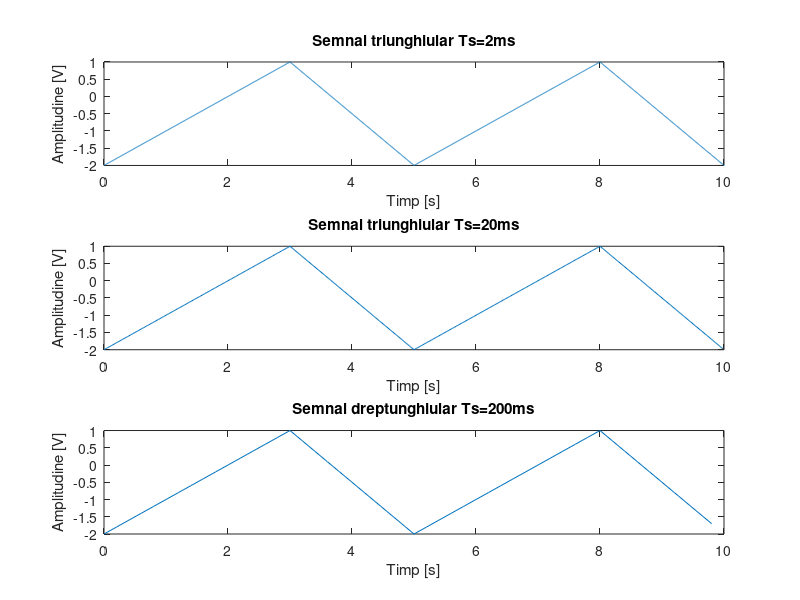

Write the MATLAB code that produced this figure.
Ts_2ms = 0.002;
Ts_20ms = 0.02;
Ts_200ms = 0.2;

%% semnal triunghiular

T = 5;

t_2ms = 0:Ts_2ms:2*T-Ts_2ms;

x_2ms = sawtooth(t_2ms(t_2ms<=T-Ts_2ms)*(2*pi/T),3/5); % panta+ = 1V/s ; panta- = -1.5 V/s
x_2ms = x_2ms * 1.5 - 0.5;
x_2ms =repmat(x_2ms,1,2);
figure(2);
subplot(3,1,1);
plot(t_2ms,x_2ms);
title('Semnal triunghiular Ts=2ms');
xlabel('Timp [s]');
ylabel('Amplitudine [V]')

subplot(3,1,2);
plot(t_2ms(1:10:length(t_2ms)),x_2ms(1:10:length(x_2ms)));
title('Semnal triunghiular Ts=20ms');
xlabel('Timp [s]');
ylabel('Amplitudine [V]')

subplot(3,1,3);
plot(t_2ms(1:100:length(t_2ms)),x_2ms(1:100:length(x_2ms)));
title('Semnal dreptunghiular Ts=200ms');
xlabel('Timp [s]');
ylabel('Amplitudine [V]')